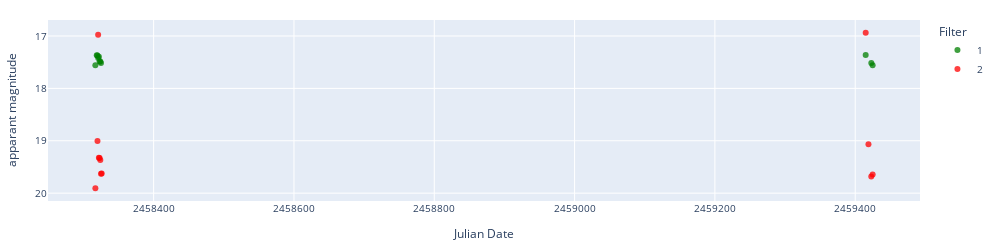
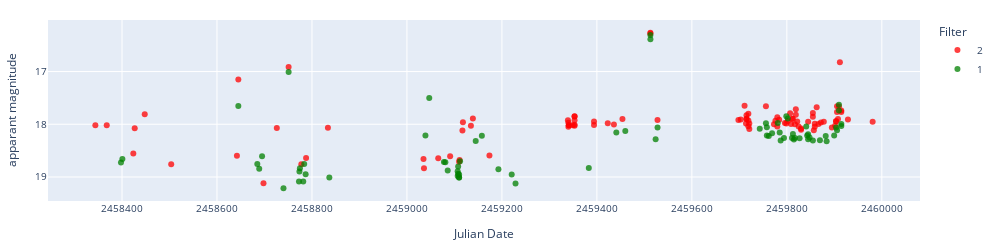
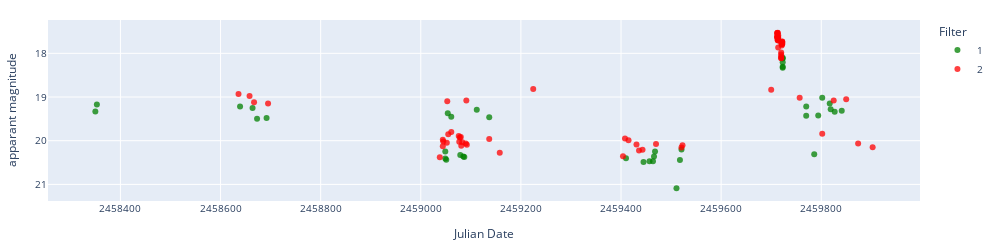
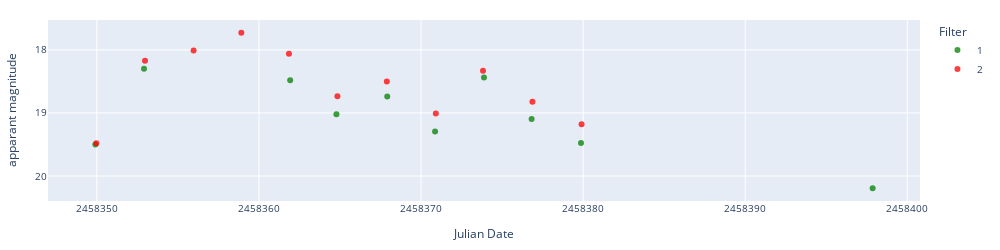

The notebook cell saved with these charts, in order:
### Markdown cell above
### Display light curves

### Code cell
date = '2023_03_24'
date2 = '2023_03_25'

object = 'ZTF18aakynpt'

# Apply errorbars
error = False

if error == True:
        errColalerce1 = 'sigmapsf'
        errColalerce2 = 'sigmapsf_corr_revised'
        errCollasair1 = 'sigmapsf'
        errCollasair2 = 'dc_sigmag'
else:
    errColalerce1 = None
    errColalerce2 = None
    errCollasair1 = None
    errCollasair2 = None

# objlist = df_ZTF_CVs[df_ZTF_CVs['Type'].str.contains('NL', na=False)]['Xmatch_obj'].iloc[0:40]
# objtype = df_ZTF_CVs[df_ZTF_CVs['Type'].str.contains('NL', na=False)]['Type'].iloc[0:40]

objlist = df_ZTF_CVs[df_ZTF_CVs['Type'].isin(['UG', 'UG+E','UG+EA'])]['Xmatch_obj'].iloc[100:150]
objtype = df_ZTF_CVs[df_ZTF_CVs['Type'].isin(['UG','UG+E','UG+EA'])]['Type'].iloc[100:150]
i=0
for object, type in zip(objlist, objtype):

    print(i, object, type)
    # Display difference magnitude light curve.
    # try:
    #     lc_alerce = pd.read_json(f'../lightcurves_dataset/alerce_{date}/{object}.json')
    #     lc_alerce_appmag = alerce_clean(lc_alerce, magerrlim=1)

    #     print('Alerce difference magnitude')
    #     display_lightcurve(lc_alerce,x='mjd',y='magpsf',errorCol=errColalerce1)
    #     print('Alerce apparent magnitude')
    #     display_lightcurve(lc_alerce_appmag,x='mjd',y='magpsf_corr',errorCol=errColalerce2)

    #     # Display lasair apparent magnitude light curves.
    #     lc_lasair = load_lasair_lc(object, path=f'../lightcurves_dataset/lasair_{date2}')
    #     lc_lasair_appmag = lasair_clean(lc_lasair, limit=25, magerrlim=1)

    #     print('Lasair apparent magnitude')
    #     display_lightcurve(lc_lasair_appmag,x='jd',y='dc_mag',errorCol=errCollasair2)
    #     i+=1
    # except:
    # Display lasair difference magnitude and apparent magnitude light curves.
    lc_lasair = load_lasair_lc(object, path=f'../lightcurves_dataset/lasair_{date2}')
    lc_lasair_appmag = lasair_clean(lc_lasair, limit=25, magerrlim=1)

    # print('Lasair difference magnitude')
    # display_lightcurve(lc_lasair,x='jd',y='magpsf',errorCol=errCollasair1)
    print('Lasair apparent magnitude')
    display_lightcurve(lc_lasair_appmag,x='jd',y='dc_mag',errorCol=errCollasair2)
    i+=1

### Figure 1 — Plotly figure (JSON) as saved in the notebook; plotly's stock layout.template omitted (floating-point values rounded to 4 significant figures)
{"data": [{"hovertemplate": "Filter=1<br>Julian Date=%{x}<br>apparant magnitude=%{y}<extra></extra>", "legendgroup": "1", "marker": {"color": "green", "opacity": 0.75, "symbol": "circle"}, "mode": "markers", "name": "1", "orientation": "v", "showlegend": true, "type": "scatter", "x": [2458000.0, 2458000.0, 2458000.0, 2458000.0, 2458000.0, 2458000.0, 2458000.0, 2458000.0, 2459000.0, 2459000.0, 2459000.0], "xaxis": "x", "y": [17.56, 17.37, 17.37, 17.42, 17.39, 17.49, 17.49, 17.51, 17.36, 17.51, 17.56], "yaxis": "y"}, {"hovertemplate": "Filter=2<br>Julian Date=%{x}<br>apparant magnitude=%{y}<extra></extra>", "legendgroup": "2", "marker": {"color": "red", "opacity": 0.75, "symbol": "circle"}, "mode": "markers", "name": "2", "orientation": "v", "showlegend": true, "type": "scatter", "x": [2458000.0, 2458000.0, 2458000.0, 2458000.0, 2458000.0, 2458000.0, 2458000.0, 2458000.0, 2459000.0, 2459000.0, 2459000.0, 2459000.0], "xaxis": "x", "y": [19.91, 19.0, 16.98, 19.32, 19.33, 19.37, 19.63, 19.63, 16.94, 19.06, 19.68, 19.64], "yaxis": "y"}], "layout": {"font": {"size": 10}, "height": 250, "legend": {"title": {"text": "Filter"}, "tracegroupgap": 0}, "margin": {"b": 20, "l": 20, "r": 20, "t": 20}, "width": 1000, "xaxis": {"anchor": "y", "domain": [0, 1], "tickformat": "float", "title": {"text": "Julian Date"}}, "yaxis": {"anchor": "x", "autorange": "reversed", "domain": [0, 1], "title": {"text": "apparant magnitude"}}}}

### Figure 2 — Plotly figure (JSON) as saved in the notebook; plotly's stock layout.template omitted (floating-point values rounded to 4 significant figures)
{"data": [{"hovertemplate": "Filter=2<br>Julian Date=%{x}<br>apparant magnitude=%{y}<extra></extra>", "legendgroup": "2", "marker": {"color": "red", "opacity": 0.75, "symbol": "circle"}, "mode": "markers", "name": "2", "orientation": "v", "showlegend": true, "type": "scatter", "x": [2458000.0, 2458000.0, 2458000.0, 2458000.0, 2458000.0, 2459000.0, 2459000.0, 2459000.0, 2459000.0, 2459000.0, 2459000.0, 2459000.0, 2459000.0, 2459000.0, 2459000.0, 2459000.0, 2459000.0, 2459000.0, 2459000.0, 2459000.0, 2459000.0, 2459000.0, 2459000.0, 2459000.0, 2459000.0, 2459000.0, 2459000.0, 2459000.0, 2459000.0, 2459000.0, 2459000.0, 2459000.0, 2459000.0, 2459000.0, 2459000.0, 2459000.0, 2459000.0, 2459000.0, 2459000.0, 2459000.0, 2459000.0, 2460000.0, 2460000.0, 2460000.0, 2460000.0, 2460000.0, 2460000.0, 2460000.0, 2460000.0, 2460000.0, 2460000.0, 2460000.0, 2460000.0, 2460000.0, 2460000.0, 2460000.0, 2460000.0, 2460000.0, 2460000.0, 2460000.0, 2460000.0, 2460000.0, 2460000.0, 2460000.0, 2460000.0, 2460000.0, 2460000.0, 2460000.0, 2460000.0, 2460000.0, 2460000.0, 2460000.0, 2460000.0, 2460000.0, 2460000.0, 2460000.0, 2460000.0, 2460000.0, 2460000.0, 2460000.0, 2460000.0, 2460000.0, 2460000.0, 2460000.0, 2460000.0, 2460000.0, 2460000.0, 2460000.0, 2460000.0, 2460000.0, 2460000.0, 2460000.0, 2460000.0, 2460000.0, 2460000.0, 2460000.0, 2460000.0, 2460000.0, 2460000.0], "xaxis": "x", "y": [18.02, 18.02, 18.56, 18.08, 17.81, 18.76, 18.6, 17.15, 19.12, 18.07, 16.91, 18.76, 18.64, 18.07, 18.66, 18.84, 18.64, 18.61, 18.71, 18.68, 18.12, 17.96, 18.03, 17.89, 18.59, 17.92, 18.05, 17.97, 18.02, 18.02, 18.02, 18.03, 18.01, 17.92, 17.85, 17.85, 18.02, 17.95, 17.98, 18.0, 17.9, 16.28, 16.27, 17.92, 17.92, 17.91, 17.65, 17.98, 17.89, 17.83, 17.9, 17.8, 18.04, 17.93, 18.09, 17.98, 17.66, 18.0, 17.93, 17.87, 18.04, 17.91, 17.97, 17.98, 17.94, 17.79, 18.0, 17.9, 17.9, 18.0, 17.71, 17.82, 17.95, 18.04, 18.08, 18.11, 17.95, 17.86, 17.79, 18.12, 17.99, 18.05, 17.68, 17.99, 17.96, 17.95, 18.06, 18.03, 17.94, 17.94, 17.77, 17.66, 17.9, 17.66, 16.82, 17.74, 17.77, 17.91, 17.95], "yaxis": "y"}, {"hovertemplate": "Filter=1<br>Julian Date=%{x}<br>apparant magnitude=%{y}<extra></extra>", "legendgroup": "1", "marker": {"color": "green", "opacity": 0.75, "symbol": "circle"}, "mode": "markers", "name": "1", "orientation": "v", "showlegend": true, "type": "scatter", "x": [2458000.0, 2458000.0, 2459000.0, 2459000.0, 2459000.0, 2459000.0, 2459000.0, 2459000.0, 2459000.0, 2459000.0, 2459000.0, 2459000.0, 2459000.0, 2459000.0, 2459000.0, 2459000.0, 2459000.0, 2459000.0, 2459000.0, 2459000.0, 2459000.0, 2459000.0, 2459000.0, 2459000.0, 2459000.0, 2459000.0, 2459000.0, 2459000.0, 2459000.0, 2459000.0, 2459000.0, 2459000.0, 2459000.0, 2459000.0, 2459000.0, 2459000.0, 2460000.0, 2460000.0, 2460000.0, 2460000.0, 2460000.0, 2460000.0, 2460000.0, 2460000.0, 2460000.0, 2460000.0, 2460000.0, 2460000.0, 2460000.0, 2460000.0, 2460000.0, 2460000.0, 2460000.0, 2460000.0, 2460000.0, 2460000.0, 2460000.0, 2460000.0, 2460000.0, 2460000.0, 2460000.0, 2460000.0, 2460000.0, 2460000.0, 2460000.0, 2460000.0, 2460000.0, 2460000.0, 2460000.0, 2460000.0, 2460000.0, 2460000.0, 2460000.0], "xaxis": "x", "y": [18.72, 18.66, 17.65, 18.75, 18.85, 18.61, 19.21, 17.01, 19.09, 18.9, 18.84, 19.09, 18.75, 18.95, 19.01, 18.21, 17.5, 18.71, 18.72, 18.87, 18.89, 18.98, 18.94, 18.8, 19.01, 18.95, 19.01, 18.7, 18.32, 18.22, 18.85, 18.95, 19.12, 18.83, 18.16, 18.13, 16.31, 16.39, 18.28, 18.06, 18.09, 17.98, 18.06, 18.21, 18.22, 18.17, 17.97, 18.15, 18.31, 18.26, 17.85, 17.89, 18.26, 18.18, 18.29, 18.26, 18.26, 18.04, 18.21, 18.19, 18.28, 18.25, 18.31, 18.3, 18.22, 18.32, 18.21, 18.06, 18.11, 17.63, 17.74, 18.03, 18.0], "yaxis": "y"}], "layout": {"font": {"size": 10}, "height": 250, "legend": {"title": {"text": "Filter"}, "tracegroupgap": 0}, "margin": {"b": 20, "l": 20, "r": 20, "t": 20}, "width": 1000, "xaxis": {"anchor": "y", "domain": [0, 1], "tickformat": "float", "title": {"text": "Julian Date"}}, "yaxis": {"anchor": "x", "autorange": "reversed", "domain": [0, 1], "title": {"text": "apparant magnitude"}}}}

### Figure 3 — Plotly figure (JSON) as saved in the notebook; plotly's stock layout.template omitted (floating-point values rounded to 4 significant figures)
{"data": [{"hovertemplate": "Filter=1<br>Julian Date=%{x}<br>apparant magnitude=%{y}<extra></extra>", "legendgroup": "1", "marker": {"color": "green", "opacity": 0.75, "symbol": "circle"}, "mode": "markers", "name": "1", "orientation": "v", "showlegend": true, "type": "scatter", "x": [2458000.0, 2458000.0, 2459000.0, 2459000.0, 2459000.0, 2459000.0, 2459000.0, 2459000.0, 2459000.0, 2459000.0, 2459000.0, 2459000.0, 2459000.0, 2459000.0, 2459000.0, 2459000.0, 2459000.0, 2459000.0, 2459000.0, 2459000.0, 2459000.0, 2459000.0, 2460000.0, 2460000.0, 2460000.0, 2460000.0, 2460000.0, 2460000.0, 2460000.0, 2460000.0, 2460000.0, 2460000.0, 2460000.0, 2460000.0, 2460000.0, 2460000.0, 2460000.0, 2460000.0, 2460000.0], "xaxis": "x", "y": [19.33, 19.17, 19.22, 19.25, 19.5, 19.48, 20.25, 20.41, 20.44, 19.37, 19.45, 20.33, 20.36, 20.38, 19.29, 19.46, 20.4, 20.49, 20.47, 20.47, 20.36, 20.25, 21.09, 20.44, 20.2, 18.1, 18.31, 18.33, 18.2, 18.12, 19.43, 19.21, 20.31, 19.42, 19.02, 19.15, 19.28, 19.34, 19.31], "yaxis": "y"}, {"hovertemplate": "Filter=2<br>Julian Date=%{x}<br>apparant magnitude=%{y}<extra></extra>", "legendgroup": "2", "marker": {"color": "red", "opacity": 0.75, "symbol": "circle"}, "mode": "markers", "name": "2", "orientation": "v", "showlegend": true, "type": "scatter", "x": [2459000.0, 2459000.0, 2459000.0, 2459000.0, 2459000.0, 2459000.0, 2459000.0, 2459000.0, 2459000.0, 2459000.0, 2459000.0, 2459000.0, 2459000.0, 2459000.0, 2459000.0, 2459000.0, 2459000.0, 2459000.0, 2459000.0, 2459000.0, 2459000.0, 2459000.0, 2459000.0, 2459000.0, 2459000.0, 2459000.0, 2459000.0, 2459000.0, 2459000.0, 2459000.0, 2459000.0, 2460000.0, 2460000.0, 2460000.0, 2460000.0, 2460000.0, 2460000.0, 2460000.0, 2460000.0, 2460000.0, 2460000.0, 2460000.0, 2460000.0, 2460000.0, 2460000.0, 2460000.0, 2460000.0, 2460000.0, 2460000.0, 2460000.0, 2460000.0, 2460000.0, 2460000.0, 2460000.0, 2460000.0, 2460000.0, 2460000.0, 2460000.0, 2460000.0, 2460000.0, 2460000.0, 2460000.0, 2460000.0, 2460000.0, 2460000.0, 2460000.0, 2460000.0, 2460000.0, 2460000.0, 2460000.0], "xaxis": "x", "y": [18.93, 18.98, 19.12, 19.15, 20.38, 20.13, 19.98, 20.02, 20.05, 19.1, 19.86, 19.8, 19.89, 20.03, 19.92, 19.92, 20.11, 20.04, 20.07, 19.08, 20.1, 19.96, 20.27, 18.82, 20.35, 19.95, 19.99, 20.08, 20.22, 20.21, 20.08, 20.16, 20.1, 18.83, 17.53, 17.54, 17.64, 17.62, 17.61, 17.69, 17.7, 17.63, 17.53, 17.54, 17.63, 17.65, 17.59, 17.71, 17.87, 18.11, 18.1, 17.98, 18.07, 18.03, 17.77, 17.78, 17.77, 17.78, 17.82, 17.74, 17.73, 17.79, 17.75, 17.77, 19.02, 19.84, 19.08, 19.05, 20.07, 20.15], "yaxis": "y"}], "layout": {"font": {"size": 10}, "height": 250, "legend": {"title": {"text": "Filter"}, "tracegroupgap": 0}, "margin": {"b": 20, "l": 20, "r": 20, "t": 20}, "width": 1000, "xaxis": {"anchor": "y", "domain": [0, 1], "tickformat": "float", "title": {"text": "Julian Date"}}, "yaxis": {"anchor": "x", "autorange": "reversed", "domain": [0, 1], "title": {"text": "apparant magnitude"}}}}

### Figure 4 — Plotly figure (JSON) as saved in the notebook; plotly's stock layout.template omitted (floating-point values rounded to 4 significant figures)
{"data": [{"hovertemplate": "Filter=1<br>Julian Date=%{x}<br>apparant magnitude=%{y}<extra></extra>", "legendgroup": "1", "marker": {"color": "green", "opacity": 0.75, "symbol": "circle"}, "mode": "markers", "name": "1", "orientation": "v", "showlegend": true, "type": "scatter", "x": [2458000.0, 2458000.0, 2458000.0, 2458000.0, 2458000.0, 2458000.0, 2458000.0, 2458000.0, 2458000.0, 2458000.0], "xaxis": "x", "y": [19.5, 18.3, 18.48, 19.02, 18.74, 19.3, 18.44, 19.09, 19.48, 20.19], "yaxis": "y"}, {"hovertemplate": "Filter=2<br>Julian Date=%{x}<br>apparant magnitude=%{y}<extra></extra>", "legendgroup": "2", "marker": {"color": "red", "opacity": 0.75, "symbol": "circle"}, "mode": "markers", "name": "2", "orientation": "v", "showlegend": true, "type": "scatter", "x": [2458000.0, 2458000.0, 2458000.0, 2458000.0, 2458000.0, 2458000.0, 2458000.0, 2458000.0, 2458000.0, 2458000.0, 2458000.0], "xaxis": "x", "y": [19.48, 18.17, 18.01, 17.73, 18.06, 18.74, 18.5, 19.01, 18.33, 18.82, 19.18], "yaxis": "y"}], "layout": {"font": {"size": 10}, "height": 250, "legend": {"title": {"text": "Filter"}, "tracegroupgap": 0}, "margin": {"b": 20, "l": 20, "r": 20, "t": 20}, "width": 1000, "xaxis": {"anchor": "y", "domain": [0, 1], "tickformat": "float", "title": {"text": "Julian Date"}}, "yaxis": {"anchor": "x", "autorange": "reversed", "domain": [0, 1], "title": {"text": "apparant magnitude"}}}}
